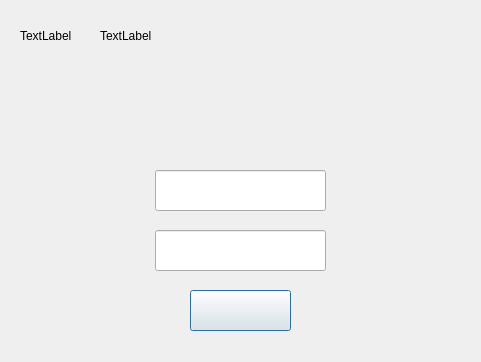
<?xml version="1.0" encoding="UTF-8"?>
<ui version="4.0">
 <class>LoginDialog</class>
 <widget class="QDialog" name="LoginDialog">
  <property name="geometry">
   <rect>
    <x>0</x>
    <y>0</y>
    <width>481</width>
    <height>362</height>
   </rect>
  </property>
  <property name="windowTitle">
   <string>Dialog</string>
  </property>
  <widget class="QWidget" name="widgetGround" native="true">
   <property name="geometry">
    <rect>
     <x>10</x>
     <y>10</y>
     <width>461</width>
     <height>341</height>
    </rect>
   </property>
   <widget class="QLabel" name="labelTitle">
    <property name="geometry">
     <rect>
      <x>10</x>
      <y>10</y>
      <width>61</width>
      <height>31</height>
     </rect>
    </property>
    <property name="text">
     <string>TextLabel</string>
    </property>
   </widget>
   <widget class="QLabel" name="labelVersion">
    <property name="geometry">
     <rect>
      <x>90</x>
      <y>10</y>
      <width>61</width>
      <height>31</height>
     </rect>
    </property>
    <property name="text">
     <string>TextLabel</string>
    </property>
   </widget>
   <widget class="QLineEdit" name="lineEditUser">
    <property name="geometry">
     <rect>
      <x>145</x>
      <y>160</y>
      <width>171</width>
      <height>41</height>
     </rect>
    </property>
   </widget>
   <widget class="QLineEdit" name="lineEditPass">
    <property name="geometry">
     <rect>
      <x>145</x>
      <y>220</y>
      <width>171</width>
      <height>41</height>
     </rect>
    </property>
    <property name="echoMode">
     <enum>QLineEdit::Password</enum>
    </property>
   </widget>
   <widget class="QPushButton" name="pushButtonLogin">
    <property name="geometry">
     <rect>
      <x>180</x>
      <y>280</y>
      <width>101</width>
      <height>41</height>
     </rect>
    </property>
    <property name="text">
     <string/>
    </property>
   </widget>
   <widget class="QLabel" name="labelLittelHead">
    <property name="geometry">
     <rect>
      <x>180</x>
      <y>40</y>
      <width>100</width>
      <height>100</height>
     </rect>
    </property>
   </widget>
   <widget class="QLabel" name="labeHead">
    <property name="geometry">
     <rect>
      <x>145</x>
      <y>70</y>
      <width>171</width>
      <height>161</height>
     </rect>
    </property>
   </widget>
   <widget class="QPushButton" name="pushButtonClose">
    <property name="geometry">
     <rect>
      <x>439</x>
      <y>2</y>
      <width>16</width>
      <height>16</height>
     </rect>
    </property>
    <property name="text">
     <string/>
    </property>
    <property name="flat">
     <bool>true</bool>
    </property>
   </widget>
   <widget class="QLabel" name="labelChangeName">
    <property name="geometry">
     <rect>
      <x>190</x>
      <y>260</y>
      <width>81</width>
      <height>31</height>
     </rect>
    </property>
   </widget>
  </widget>
 </widget>
 <resources/>
 <connections/>
</ui>
